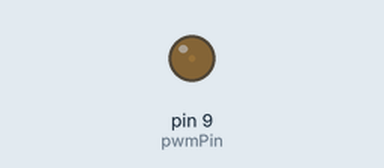
Bench run of a sketch on a simulated Arduino Uno, built with avr-gcc and run on an emulated ATmega328P. Parts: output pins drawn as LEDs (lit = HIGH). What the sketch prints to the serial monitor is not drawn.

Above: at 0.05 s.
At 0.95 s:
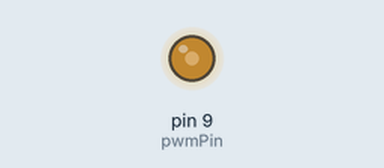
At 1.85 s:
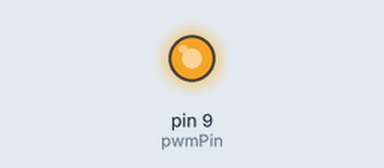
At 3.65 s:
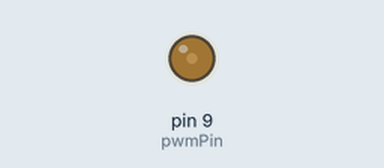
Timing chart, 0 to 5.3 s (numbered marks = the images above):
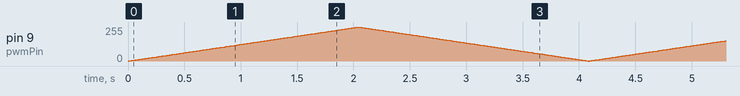

The sketch:

pwmRamp.ino
```cpp
int pwmPin = 9; // output pin supporting PWM
unsigned long dur_rampUp = 2000; // ms
int rampUPstep = 1;
float amp = 100; // fraction of 100
int stepintv_Up = dur_rampUp/(255/rampUPstep);
long valPIN10 = 0;
unsigned long lastStepAt =0;
void setup()
{


  TCCR2B = (TCCR2B & 0xF8) | 0x01; // set Timer 1 to 32kHz (pins 9 and 10) //http://sobisource.com/?p=195
  pinMode(pwmPin, OUTPUT); // sets the pin as output
  analogWrite(pwmPin, 128);
  Serial.begin(115200);
  //  while(Serial.read() != 115){
  //  }
}
void loop()
{

  //volt =(5.0 * val) / 1023;
  //val = 255 * (volt / 5);
  if (millis()>(lastStepAt+stepintv_Up)){
    lastStepAt = millis();
    valPIN10 = valPIN10+rampUPstep;
    if (valPIN10 >= (int(255*(amp/100))))
    {
      valPIN10 = (int(255*(amp/100)));
       rampUPstep =  -1;
    }
    if( valPIN10 <= 0) {
      valPIN10 == 0 ;
      rampUPstep =  1;
    }
  }
  analogWrite(pwmPin, valPIN10);
  Serial.println(valPIN10);


}
```
